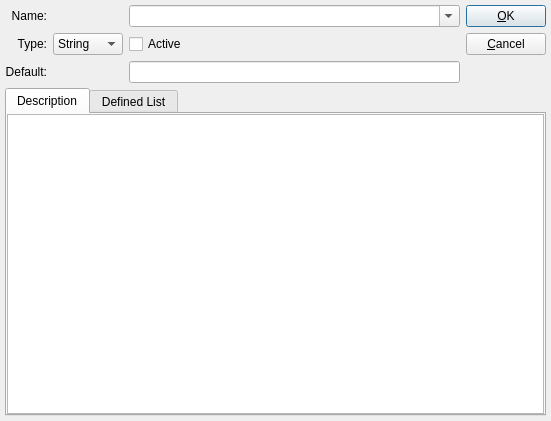
<?xml version="1.0" encoding="UTF-8"?>
<ui version="4.0">
 <comment> * This file is part of the OpenRPT report writer and rendering engine,
 * and is Copyright (c) 2001-2019 by OpenMFG LLC, d/b/a xTuple.  It
 * is licensed to you under the xTuple End-User License Agreement ("the
 * EULA"), the full text of which is available at www.xtuple.com/EULA.
 * While the EULA gives you access to source code and encourages your
 * involvement in the development process, this Package is not free
 * software.  By using this software, you agree to be bound by the
 * terms of the EULA.</comment>
 <class>ReportParameter</class>
 <widget class="QDialog" name="ReportParameter">
  <property name="geometry">
   <rect>
    <x>0</x>
    <y>0</y>
    <width>551</width>
    <height>421</height>
   </rect>
  </property>
  <property name="windowTitle">
   <string>Parameter</string>
  </property>
  <layout class="QVBoxLayout">
   <property name="spacing">
    <number>5</number>
   </property>
   <property name="leftMargin">
    <number>5</number>
   </property>
   <property name="topMargin">
    <number>5</number>
   </property>
   <property name="rightMargin">
    <number>5</number>
   </property>
   <property name="bottomMargin">
    <number>5</number>
   </property>
   <item>
    <layout class="QHBoxLayout">
     <item>
      <layout class="QGridLayout">
       <item row="2" column="0">
        <widget class="QLabel" name="_lblType">
         <property name="text">
          <string>Type:</string>
         </property>
         <property name="alignment">
          <set>Qt::AlignRight|Qt::AlignTrailing|Qt::AlignVCenter</set>
         </property>
         <property name="buddy">
          <cstring>_cbType</cstring>
         </property>
        </widget>
       </item>
       <item row="3" column="0">
        <widget class="QLabel" name="_lblDefault">
         <property name="text">
          <string>Default:</string>
         </property>
         <property name="alignment">
          <set>Qt::AlignRight|Qt::AlignTrailing|Qt::AlignVCenter</set>
         </property>
         <property name="buddy">
          <cstring>_leDefault</cstring>
         </property>
        </widget>
       </item>
       <item row="1" column="0">
        <widget class="QLabel" name="_lblName">
         <property name="text">
          <string>Name:</string>
         </property>
         <property name="alignment">
          <set>Qt::AlignRight|Qt::AlignTrailing|Qt::AlignVCenter</set>
         </property>
        </widget>
       </item>
       <item row="3" column="2">
        <widget class="QLineEdit" name="_leDefault"/>
       </item>
       <item row="2" column="2">
        <widget class="QCheckBox" name="_active">
         <property name="text">
          <string>Active</string>
         </property>
        </widget>
       </item>
       <item row="2" column="1">
        <widget class="QComboBox" name="_cbType">
         <item>
          <property name="text">
           <string>String</string>
          </property>
         </item>
         <item>
          <property name="text">
           <string>Integer</string>
          </property>
         </item>
         <item>
          <property name="text">
           <string>Double</string>
          </property>
         </item>
         <item>
          <property name="text">
           <string>Bool</string>
          </property>
         </item>
        </widget>
       </item>
       <item row="1" column="2">
        <widget class="QComboBox" name="_mqlParams">
         <property name="editable">
          <bool>true</bool>
         </property>
        </widget>
       </item>
      </layout>
     </item>
     <item>
      <layout class="QVBoxLayout">
       <property name="spacing">
        <number>6</number>
       </property>
       <property name="leftMargin">
        <number>0</number>
       </property>
       <property name="topMargin">
        <number>0</number>
       </property>
       <property name="rightMargin">
        <number>0</number>
       </property>
       <property name="bottomMargin">
        <number>0</number>
       </property>
       <item>
        <widget class="QPushButton" name="_btnOk">
         <property name="text">
          <string>&amp;OK</string>
         </property>
        </widget>
       </item>
       <item>
        <widget class="QPushButton" name="_btnCancel">
         <property name="text">
          <string>&amp;Cancel</string>
         </property>
        </widget>
       </item>
       <item>
        <spacer>
         <property name="orientation">
          <enum>Qt::Vertical</enum>
         </property>
         <property name="sizeType">
          <enum>QSizePolicy::MinimumExpanding</enum>
         </property>
         <property name="sizeHint" stdset="0">
          <size>
           <width>20</width>
           <height>0</height>
          </size>
         </property>
        </spacer>
       </item>
      </layout>
     </item>
    </layout>
   </item>
   <item>
    <widget class="QTabWidget" name="_tab">
     <property name="sizePolicy">
      <sizepolicy hsizetype="Expanding" vsizetype="Expanding">
       <horstretch>0</horstretch>
       <verstretch>1</verstretch>
      </sizepolicy>
     </property>
     <property name="currentIndex">
      <number>0</number>
     </property>
     <widget class="QWidget" name="description">
      <attribute name="title">
       <string>Description</string>
      </attribute>
      <layout class="QVBoxLayout">
       <property name="spacing">
        <number>6</number>
       </property>
       <property name="leftMargin">
        <number>0</number>
       </property>
       <property name="topMargin">
        <number>0</number>
       </property>
       <property name="rightMargin">
        <number>0</number>
       </property>
       <property name="bottomMargin">
        <number>0</number>
       </property>
       <item>
        <widget class="QTextEdit" name="_tbDescrip"/>
       </item>
      </layout>
     </widget>
     <widget class="QWidget" name="lists">
      <attribute name="title">
       <string>Defined List</string>
      </attribute>
      <layout class="QVBoxLayout">
       <property name="spacing">
        <number>6</number>
       </property>
       <property name="leftMargin">
        <number>0</number>
       </property>
       <property name="topMargin">
        <number>0</number>
       </property>
       <property name="rightMargin">
        <number>0</number>
       </property>
       <property name="bottomMargin">
        <number>0</number>
       </property>
       <item>
        <widget class="QGroupBox" name="_listType">
         <property name="title">
          <string>List Type</string>
         </property>
         <layout class="QHBoxLayout">
          <property name="spacing">
           <number>5</number>
          </property>
          <property name="leftMargin">
           <number>5</number>
          </property>
          <property name="topMargin">
           <number>5</number>
          </property>
          <property name="rightMargin">
           <number>5</number>
          </property>
          <property name="bottomMargin">
           <number>5</number>
          </property>
          <item>
           <widget class="QRadioButton" name="_staticList">
            <property name="text">
             <string>Static</string>
            </property>
            <property name="checked">
             <bool>true</bool>
            </property>
           </widget>
          </item>
          <item>
           <widget class="QRadioButton" name="_dynamicList">
            <property name="text">
             <string>Dynamic</string>
            </property>
           </widget>
          </item>
         </layout>
        </widget>
       </item>
       <item>
        <widget class="QStackedWidget" name="_stack">
         <property name="sizePolicy">
          <sizepolicy hsizetype="Preferred" vsizetype="Expanding">
           <horstretch>0</horstretch>
           <verstretch>0</verstretch>
          </sizepolicy>
         </property>
         <property name="currentIndex">
          <number>0</number>
         </property>
         <widget class="QWidget" name="WStackPage">
          <layout class="QVBoxLayout">
           <property name="spacing">
            <number>0</number>
           </property>
           <property name="leftMargin">
            <number>0</number>
           </property>
           <property name="topMargin">
            <number>0</number>
           </property>
           <property name="rightMargin">
            <number>0</number>
           </property>
           <property name="bottomMargin">
            <number>0</number>
           </property>
           <item>
            <widget class="QLabel" name="_lblStatic">
             <property name="text">
              <string>Static List Values:</string>
             </property>
             <property name="buddy">
              <cstring>_listValues</cstring>
             </property>
            </widget>
           </item>
           <item>
            <layout class="QHBoxLayout">
             <property name="spacing">
              <number>6</number>
             </property>
             <property name="leftMargin">
              <number>0</number>
             </property>
             <property name="topMargin">
              <number>0</number>
             </property>
             <property name="rightMargin">
              <number>0</number>
             </property>
             <property name="bottomMargin">
              <number>0</number>
             </property>
             <item>
              <widget class="QTreeWidget" name="_listValues">
               <column>
                <property name="text">
                 <string>Value</string>
                </property>
               </column>
               <column>
                <property name="text">
                 <string>Label</string>
                </property>
               </column>
              </widget>
             </item>
             <item>
              <layout class="QVBoxLayout">
               <property name="spacing">
                <number>6</number>
               </property>
               <property name="leftMargin">
                <number>0</number>
               </property>
               <property name="topMargin">
                <number>0</number>
               </property>
               <property name="rightMargin">
                <number>0</number>
               </property>
               <property name="bottomMargin">
                <number>0</number>
               </property>
               <item>
                <widget class="QPushButton" name="_add">
                 <property name="text">
                  <string>Add</string>
                 </property>
                </widget>
               </item>
               <item>
                <widget class="QPushButton" name="_edit">
                 <property name="enabled">
                  <bool>false</bool>
                 </property>
                 <property name="text">
                  <string>Edit</string>
                 </property>
                </widget>
               </item>
               <item>
                <spacer>
                 <property name="orientation">
                  <enum>Qt::Vertical</enum>
                 </property>
                 <property name="sizeType">
                  <enum>QSizePolicy::Expanding</enum>
                 </property>
                 <property name="sizeHint" stdset="0">
                  <size>
                   <width>20</width>
                   <height>21</height>
                  </size>
                 </property>
                </spacer>
               </item>
               <item>
                <widget class="QPushButton" name="_remove">
                 <property name="enabled">
                  <bool>false</bool>
                 </property>
                 <property name="text">
                  <string>Remove</string>
                 </property>
                </widget>
               </item>
              </layout>
             </item>
            </layout>
           </item>
          </layout>
         </widget>
         <widget class="QWidget" name="dynamic">
          <layout class="QVBoxLayout">
           <property name="spacing">
            <number>0</number>
           </property>
           <property name="leftMargin">
            <number>0</number>
           </property>
           <property name="topMargin">
            <number>0</number>
           </property>
           <property name="rightMargin">
            <number>0</number>
           </property>
           <property name="bottomMargin">
            <number>0</number>
           </property>
           <item>
            <widget class="QLabel" name="_lblDynamic">
             <property name="text">
              <string>Dynamic List Query:</string>
             </property>
             <property name="buddy">
              <cstring>_dynamicQuery</cstring>
             </property>
            </widget>
           </item>
           <item>
            <widget class="QTextEdit" name="_dynamicQuery"/>
           </item>
          </layout>
         </widget>
        </widget>
       </item>
      </layout>
     </widget>
    </widget>
   </item>
  </layout>
 </widget>
 <layoutdefault spacing="6" margin="11"/>
 <tabstops>
  <tabstop>_leDefault</tabstop>
  <tabstop>_tbDescrip</tabstop>
  <tabstop>_tab</tabstop>
  <tabstop>_staticList</tabstop>
  <tabstop>_listValues</tabstop>
  <tabstop>_add</tabstop>
  <tabstop>_edit</tabstop>
  <tabstop>_remove</tabstop>
  <tabstop>_dynamicList</tabstop>
  <tabstop>_dynamicQuery</tabstop>
  <tabstop>_btnOk</tabstop>
  <tabstop>_btnCancel</tabstop>
 </tabstops>
 <resources/>
 <connections>
  <connection>
   <sender>_btnOk</sender>
   <signal>clicked()</signal>
   <receiver>ReportParameter</receiver>
   <slot>accept()</slot>
   <hints>
    <hint type="sourcelabel">
     <x>384</x>
     <y>27</y>
    </hint>
    <hint type="destinationlabel">
     <x>20</x>
     <y>20</y>
    </hint>
   </hints>
  </connection>
  <connection>
   <sender>_btnCancel</sender>
   <signal>clicked()</signal>
   <receiver>ReportParameter</receiver>
   <slot>reject()</slot>
   <hints>
    <hint type="sourcelabel">
     <x>384</x>
     <y>62</y>
    </hint>
    <hint type="destinationlabel">
     <x>20</x>
     <y>20</y>
    </hint>
   </hints>
  </connection>
 </connections>
</ui>
